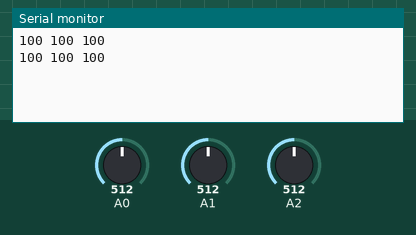
Recording of a sketch running on a simulated Arduino Uno, built with avr-gcc and run on an emulated ATmega328P. On the bench: the last lines printed to the serial monitor. Inputs (shaded band) come from the test bench; at power-on: A0 = 512, A1 = 512, A2 = 512.

Above: at 5.8 s.
5.9 s: A0 set to 900
At 11.2 s:
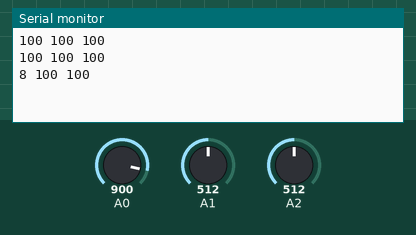
11.9 s: A1 set to 900
At 16.2 s:
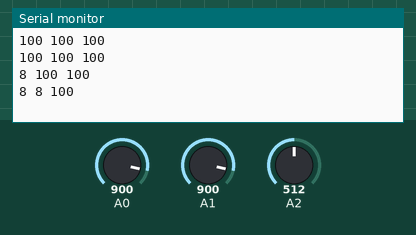
17.9 s: A2 set to 900
At 21.3 s:
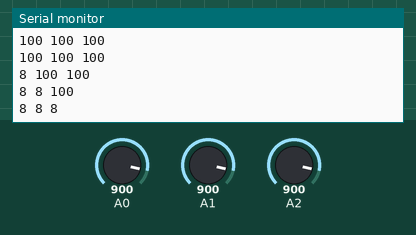
23.9 s: A0 set to 1023
At 26.3 s:
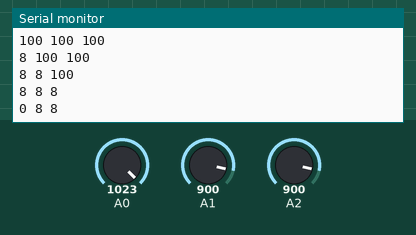
29.9 s: A1 set to 1023
At 31.3 s:
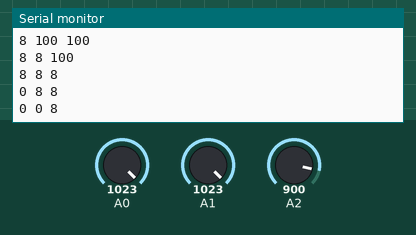
35.9 s: A2 set to 1023
At 41.4 s:
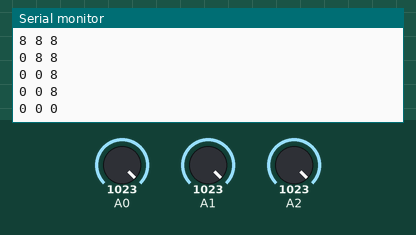
Timing chart, 0 to 42.9 s (numbered marks = the images above; inputs shaded):
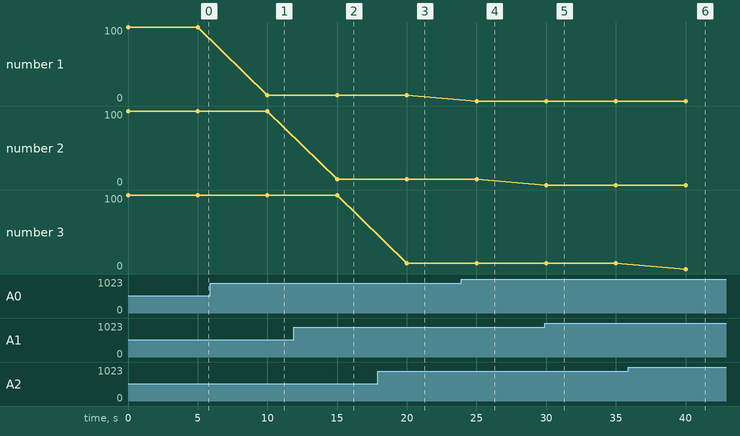

The sketch:

sensors.ino
```cpp
// This is the Arduino program. The Arduino is plugged into a Raspberry Pi.
// From the Arduino are connected 3 capacitive soil-moisture sensors.
// Data from these sensors is fed to serial where the Raspberry Pi can read it.


// These two ints are used to calibrate sensors
const int airValue = 915;
const int waterValue = 730;

// Settings ints
int soilMoistureValue0 = 0;
int soilMoistureValue1 = 0;
int soilMoistureValue2 = 0;
int soilMoisturePercent0 = 0;
int soilMoisturePercent1 = 0;
int soilMoisturePercent2 = 0;

void setup() {
  Serial.begin(9600);
}

void loop() {
  // Reading data from sensors placed in plants
  // Sensor 0: Grey/Purple/White, Left
  soilMoistureValue0 = analogRead(A0);

  // Sensor 1: Blue/Green/Yellow, Center
  soilMoistureValue1 = analogRead(A1);

  // Sensor 2: Brown/Orange/Red, Right
  soilMoistureValue2 = analogRead(A2);

  // Mapping output to scale of 1 to 100
  soilMoisturePercent0 = map(soilMoistureValue0, airValue, waterValue, 0, 100);
  soilMoisturePercent1 = map(soilMoistureValue1, airValue, waterValue, 0, 100);
  soilMoisturePercent2 = map(soilMoistureValue2, airValue, waterValue, 0, 100);

  // If moisture appears less than 0 or greater than 100, move it to whichever is closer
  if (soilMoisturePercent0 < 0) {
    soilMoisturePercent0 = 0;
  }
  if (soilMoisturePercent0 > 100) {
    soilMoisturePercent0 = 100;
  }

  if (soilMoisturePercent1 < 0) {
    soilMoisturePercent1 = 0;
  }
  if (soilMoisturePercent1 > 100) {
    soilMoisturePercent1 = 100;
  }

  if (soilMoisturePercent2 < 0) {
    soilMoisturePercent2 = 0;
  }
  if (soilMoisturePercent2 > 100) {
    soilMoisturePercent2 = 100;
  }

  // Print values to serial
  Serial.print(soilMoisturePercent0);
  Serial.print(" ");
  Serial.print(soilMoisturePercent1);
  Serial.print(" ");
  Serial.print(soilMoisturePercent2);
  Serial.println();

  // Wait 5 seconds in between each print
  delay(5000);
}
```

Measured:
- after the input at 5.9 s, the serial monitor: prints a new line after 4.1 s (image 1)
- after the input at 11.9 s, the serial monitor: prints a new line after 3.1 s (image 2)
- after the input at 17.9 s, the serial monitor: prints a new line after 2.1 s (image 3)
- after the input at 23.9 s, the serial monitor: prints a new line after 1.1 s (image 4)
- after the input at 29.9 s, the serial monitor: prints a new line after 0.11 s (image 5)
- after the input at 35.9 s, the serial monitor: prints a new line after 4.1 s (image 6)
- plotted number 1: 100 → 8 after the input at 5.9 s, 8 → 0 after the input at 23.9 s
